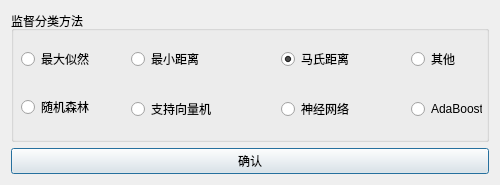
<?xml version="1.0" encoding="UTF-8"?>
<ui version="4.0">
 <class>Dialog</class>
 <widget class="QDialog" name="Dialog">
  <property name="windowModality">
   <enum>Qt::ApplicationModal</enum>
  </property>
  <property name="geometry">
   <rect>
    <x>0</x>
    <y>0</y>
    <width>500</width>
    <height>185</height>
   </rect>
  </property>
  <property name="windowTitle">
   <string>Dialog</string>
  </property>
  <layout class="QVBoxLayout" name="verticalLayout">
   <item>
    <widget class="QGroupBox" name="groupBox">
     <property name="title">
      <string>监督分类方法</string>
     </property>
     <widget class="QRadioButton" name="mindistButton">
      <property name="geometry">
       <rect>
        <x>120</x>
        <y>40</y>
        <width>71</width>
        <height>16</height>
       </rect>
      </property>
      <property name="text">
       <string>最小距离</string>
      </property>
     </widget>
     <widget class="QRadioButton" name="svmButton">
      <property name="geometry">
       <rect>
        <x>120</x>
        <y>90</y>
        <width>83</width>
        <height>16</height>
       </rect>
      </property>
      <property name="text">
       <string>支持向量机</string>
      </property>
     </widget>
     <widget class="QRadioButton" name="mahalanobisButton">
      <property name="geometry">
       <rect>
        <x>270</x>
        <y>40</y>
        <width>71</width>
        <height>16</height>
       </rect>
      </property>
      <property name="text">
       <string>马氏距离</string>
      </property>
      <property name="checked">
       <bool>true</bool>
      </property>
     </widget>
     <widget class="QRadioButton" name="annButton">
      <property name="geometry">
       <rect>
        <x>270</x>
        <y>90</y>
        <width>71</width>
        <height>16</height>
       </rect>
      </property>
      <property name="text">
       <string>神经网络</string>
      </property>
     </widget>
     <widget class="QRadioButton" name="randomforestButton">
      <property name="geometry">
       <rect>
        <x>10</x>
        <y>88</y>
        <width>71</width>
        <height>16</height>
       </rect>
      </property>
      <property name="text">
       <string>随机森林</string>
      </property>
     </widget>
     <widget class="QRadioButton" name="adaboostButton">
      <property name="geometry">
       <rect>
        <x>400</x>
        <y>90</y>
        <width>71</width>
        <height>16</height>
       </rect>
      </property>
      <property name="text">
       <string>AdaBoost</string>
      </property>
     </widget>
     <widget class="QRadioButton" name="anotherButton">
      <property name="geometry">
       <rect>
        <x>400</x>
        <y>40</y>
        <width>47</width>
        <height>16</height>
       </rect>
      </property>
      <property name="text">
       <string>其他</string>
      </property>
     </widget>
     <widget class="QRadioButton" name="maxlikelihoodButton">
      <property name="geometry">
       <rect>
        <x>10</x>
        <y>40</y>
        <width>71</width>
        <height>16</height>
       </rect>
      </property>
      <property name="text">
       <string>最大似然</string>
      </property>
     </widget>
    </widget>
   </item>
   <item>
    <widget class="QPushButton" name="pushButton">
     <property name="text">
      <string>确认</string>
     </property>
    </widget>
   </item>
  </layout>
 </widget>
 <resources/>
 <connections/>
</ui>
